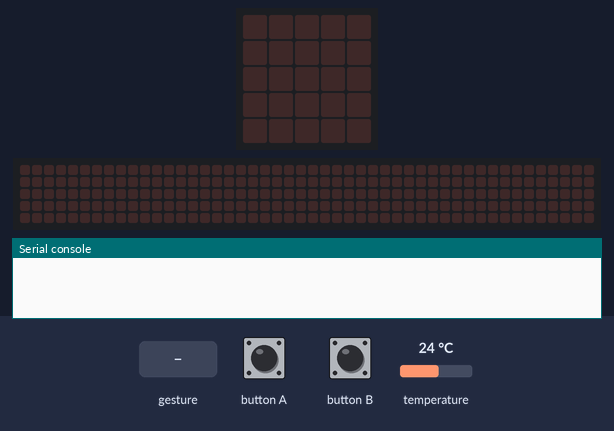
Recording of a program running on a simulated BBC micro:bit (MakeCode). Shown: the board's 5×5 LED display, a strip that is not on the board, showing the scrolling text unrolled, the last lines printed to the serial console. The inputs (shaded band) are chosen by the test bench; at power-on: temperature 24 °C. A tilt is held for 1.5 s and a shake lasts 1 s, then the board lies face up again; the 48×5 strip is a reading aid, not a part: it shows the text the display is scrolling, unrolled, one strip-width of it at a time.

Above: at 1.2 s.
1.3 s: button A pressed for 0.15 s
At 4.01 s:
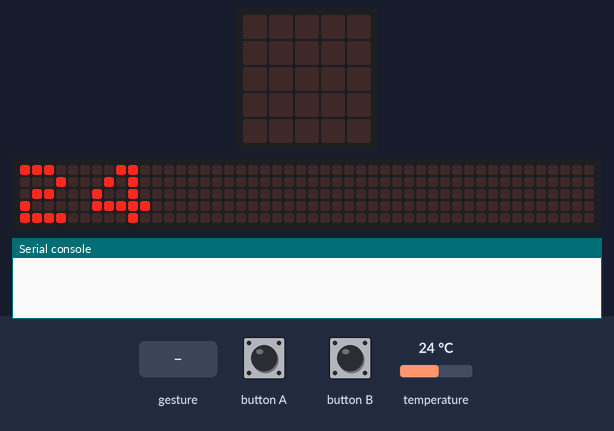
4.3 s: button B pressed for 0.15 s
At 7.3 s:
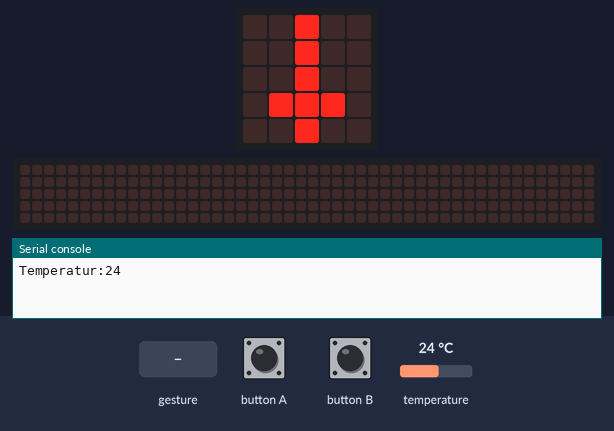
7.4 s: gesture 'shake'
At 7.97 s:
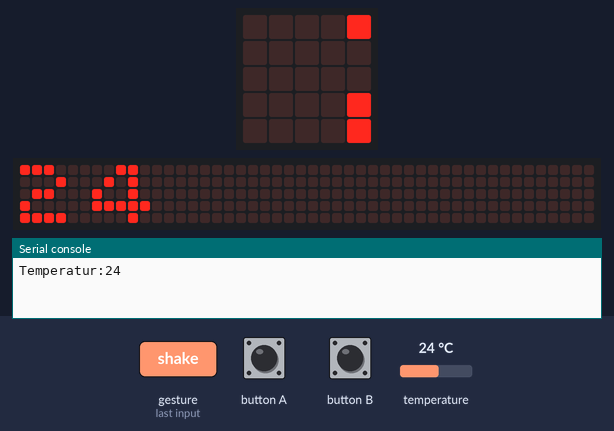
10.4 s: button B pressed for 0.15 s
At 10.92 s:
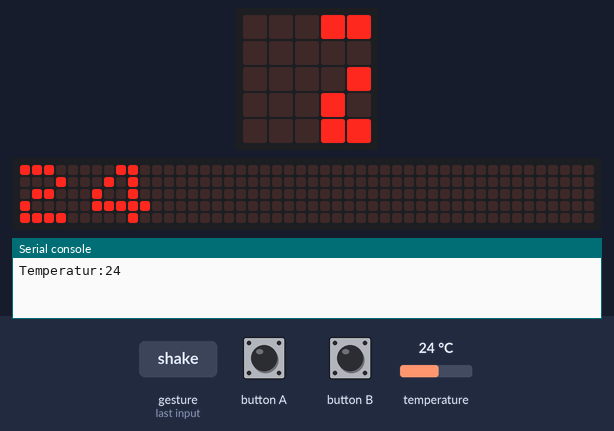

Measured:
- after the input at 1.3 s, the display: changes after 0.15 s (image 1)
- after the input at 4.3 s, the display: first changes after 0.18 s (image 2 shows a later state)
- after the input at 7.4 s, the display: first changes after 0.35 s (image 3 shows a later state)

The program:

main.ts
```typescript
input.onButtonPressed(Button.A, function () {
    TemperaturA = input.temperature()
    basic.showNumber(TemperaturA)
    Temperaturliste.push(TemperaturA)
})
input.onGesture(Gesture.Shake, function () {
    basic.showNumber(TemperaturA)
})
input.onButtonPressed(Button.B, function () {
    for (let TemperaturB of Temperaturliste) {
        basic.showNumber(TemperaturB)
        serial.writeValue("Temperatur", TemperaturB)
        basic.showIcon(IconNames.Sword)
        basic.clearScreen()
    }
})
let TemperaturA = 0
let Temperaturliste: number[] = []
Temperaturliste = []
basic.forever(function () {

})
```

test.ts
```typescript
// testene settes inn her; disse vil ikke kompilert så lenge denne pakken blir brukt som en utvidelse.
```
